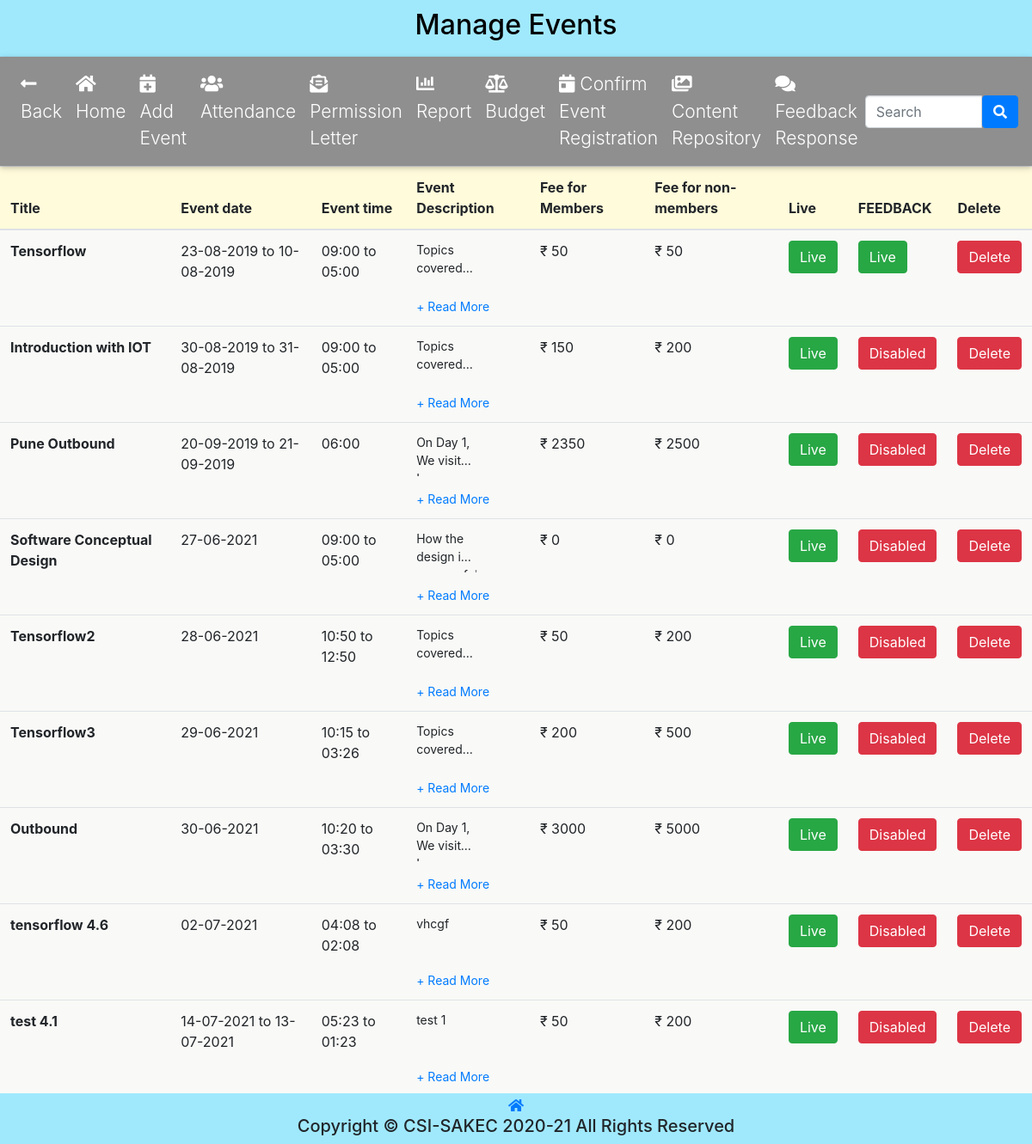
The app's page /eventmanagement.php (signed in), older data.
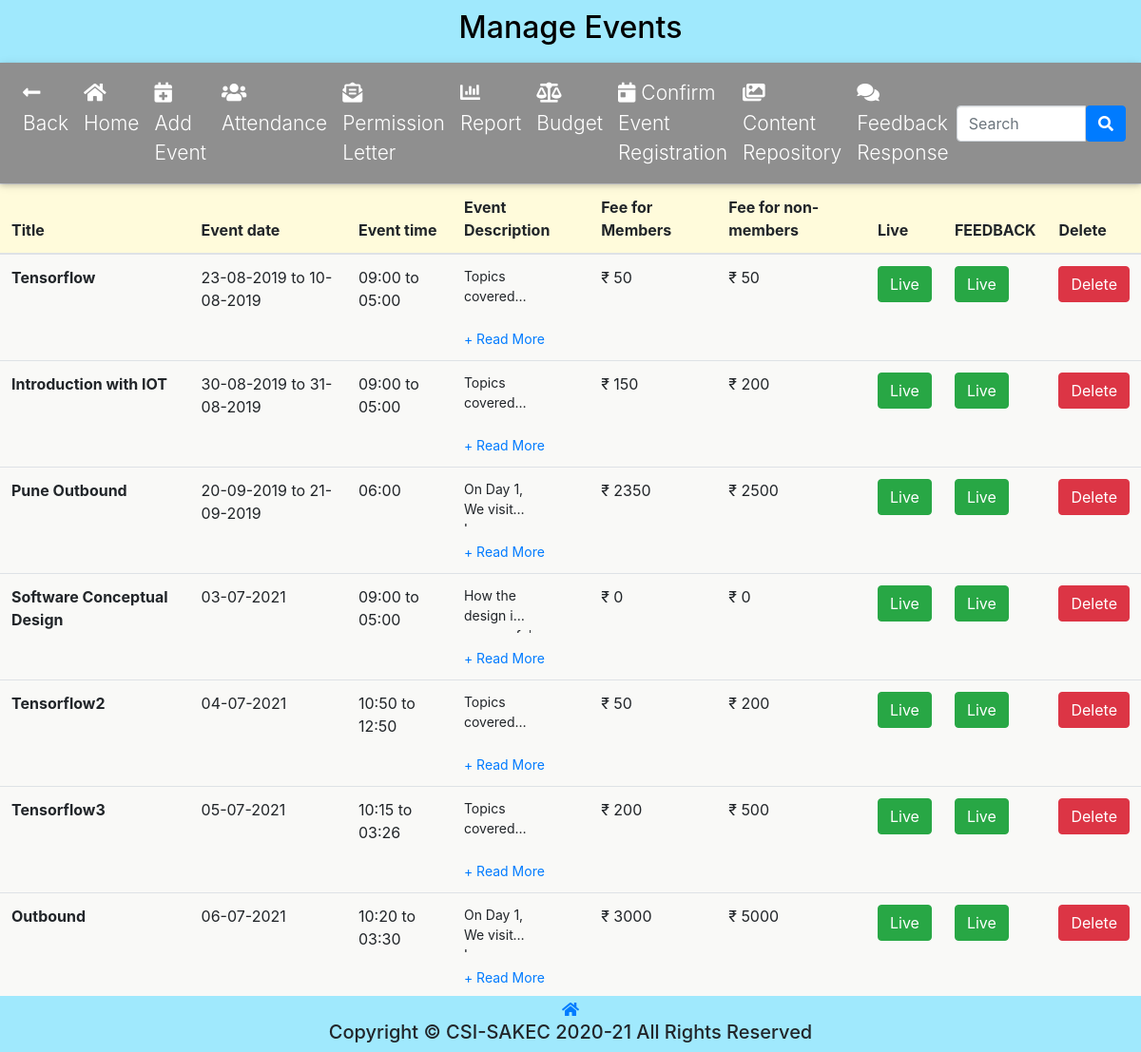
The same page, newer data.
### tables this page shows
CREATE TABLE `event` (
  `id` int(11) NOT NULL,
  `title` varchar(225) NOT NULL,
  `subtitle` varchar(255) NOT NULL,
  `banner` varchar(256) NOT NULL,
  `e_from_date` date NOT NULL,
  `e_to_date` date NOT NULL,
  `e_from_time` time NOT NULL,
  `e_to_time` time NOT NULL,
  `e_description` text NOT NULL,
  `fee_m` int(5) NOT NULL,
  `fee` int(5) NOT NULL,
  `live` tinyint(1) NOT NULL,
  `feedback` tinyint(4) NOT NULL,
  `selfie` tinyint(4) NOT NULL
);

### eventmanagement.php (the view, shortened to what the changed rows need)
<!DOCTYPE html>
<html lang="en" xmlns="http://www.w3.org/1999/xhtml">
<head>
    <link rel="stylesheet" href="css/membership.css?v=<?php echo time(); ?>">
    <link rel="stylesheet" href="https://cdn.jsdelivr.net/npm/bootstrap@4.5.3/dist/css/bootstrap.min.css">
	<link rel="stylesheet" href="https://cdnjs.cloudflare.com/ajax/libs/animate.css/4.1.1/animate.min.css" />
	<link rel="stylesheet" href="https://use.fontawesome.com/releases/v5.8.2/css/all.css">
    <?php
        $to_search="";
    ?>
</head>
<body>
    <header>
        <h2 style="text-align: center;">Manage Events</h2>
    </header>
    <table class="table">
        <thead class="table-head">
            <tr>
                <th scope="col">Title</th>
                <th>Event date</th>
                <th>Event time</th>
                <th>Event Description</th>
                <th>Fee for Members</th>
                <th>Fee for non-members</th>
                <th>Live</th>
                <th>FEEDBACK</th>
                <th>Delete</th>
            </tr>
        </thead>
        <tbody>
            <div class="table-content" style="font-size: large;">
            <?php
                require_once "config.php";
                if (isset($_SESSION['email'])) {
                    if ($_SESSION['role'] === 'admin') {
                        $sql = "SELECT * FROM `event` WHERE LOWER(`title`) LIKE '%$to_search%' ";
                        $query = mysqli_query($conn, $sql);
                        if (mysqli_num_rows($query) > 0) {
                            while ($row = mysqli_fetch_assoc($query)) {
                        ?>
                        <tr>
                            <th scope="row"><?php echo $row['title']; ?></th>
                            <td>
                                <?php
                                    if($row['e_from_date']!=$row['e_to_date']){
                                        echo date("d-m-Y",strtotime($row['e_from_date']))." to ".date("d-m-Y",strtotime($row['e_to_date']));
                                    }
                                    else{
                                        echo date("d-m-Y",strtotime($row['e_from_date']));
                                    }
                                ?>
                            </td>
                            <td>
                                <?php
                                if($row['e_from_time']!=$row['e_to_time']){
                                    echo date("h:i",strtotime($row['e_from_time']))." to ".date("h:i",strtotime($row['e_to_time']));
                                }
                                else{
                                    echo date("h:i",strtotime($row['e_from_time']));
                                }
                                ?>
                            </td>
                            <td>
                                <div id="summary">
                                    <p class="collapse" id="<?php echo 'collapseSummary'.$row['id'];?>"><?php echo $row['e_description']; ?></p>
                                    <a class="collapsed" data-toggle="collapse" href="<?php echo '#collapseSummary'.$row['id']; ?>" aria-expanded="false" aria-controls="collapseSummary"></a>
                                </div>
                            </td>
                            <td>&#8377;  <?php echo $row['fee_m']; ?></td>
                            <td>&#8377;  <?php echo $row['fee']; ?></td>
                        <?php
                        if($row['live']==1){
                            ?>
                                <td>
                                    <div id = "live" >
                                        <form action="<?php echo htmlspecialchars($_SERVER["PHP_SELF"]);?>" method="post">
                                            <button type="submit" class="btn btn-success">Live</button>
                                        </form>
                                    </div>
                                </td>
                        <?php
                            }
                        if($row['feedback']==1){
                        ?>
                                <td>
                                    <div id = "live" >
                                        <form action="<?php echo htmlspecialchars($_SERVER["PHP_SELF"]);?>" method="post">
                                            <button type="submit" class="btn btn-success">Live</button>
                                        </form>
                                    </div>
                                </td>
                        <?php
                            }
                        else{
                            ?>
                                <td>
                                    <form action="<?php echo htmlspecialchars($_SERVER["PHP_SELF"]);?>" method="post">
                                        <button type="submit" class="btn btn-danger"> Disabled</button>
                                    </form>
                                </td>
                        <?php
                            }
                        ?>
                            <td>
                                <form action="<?php echo htmlspecialchars($_SERVER["PHP_SELF"]);?>" method="post">
                                    <button type="submit" name="delete_event_btn" class="btn btn-danger"> Delete</button>
                                </form>
                            </td>
                <?php
                            }
                        } else {
                            echo "<td>No Record Found</td><td/><td/><td/><td/><td/><td/><td/>";
                        }
                    }else {
                        echo "<td>You need excess to see.</><td/><td/><td/><td/><td/><td/><td/>";
                    }
                }else {
                    echo "<td>You have not logged in.</td><td/><td/><td/><td/><td/><td/><td/>";
                }
                ?>
            </div>
        </tbody>
    </table>
</body>
</html>

Row changes from the older to the newer data that the page shows:
removed event: title "tensorflow 4.6", e_from_date "02-07-2021", e_from_time "04:08", e_to_time "02:08", e_description "vhcgf", fee_m "50", fee "200"
removed event: title "test 4.1", e_from_date "14-07-2021", e_to_date "13-07-2021", e_from_time "05:23", e_to_time "01:23", e_description "test 1", fee_m "50", fee "200"
changed event "Introduction with IOT": feedback "Disabled" → "Live"
changed event "Pune Outbound": feedback "Disabled" → "Live"
changed event "Software Conceptual Design": e_from_date "27-06-2021" → "03-07-2021"; feedback "Disabled" → "Live"
changed event "Tensorflow2": e_from_date "28-06-2021" → "04-07-2021"; feedback "Disabled" → "Live"
changed event "Tensorflow3": e_from_date "29-06-2021" → "05-07-2021"; feedback "Disabled" → "Live"
changed event "Outbound": e_from_date "30-06-2021" → "06-07-2021"; feedback "Disabled" → "Live"
